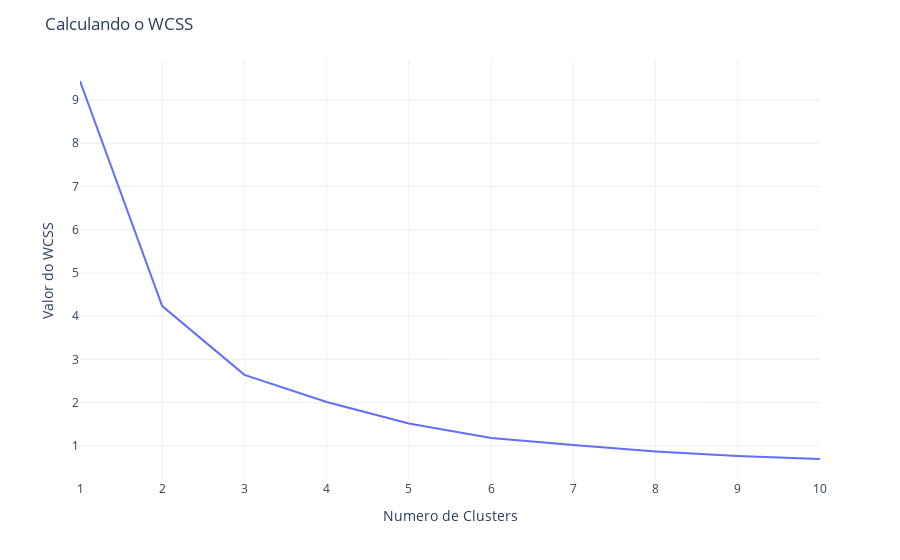

The notebook cell saved with this chart:
### Code cell
grafico_wcss = px.line(x = range(1,11), y=wcss_clientes)
fig = go.Figure(grafico_wcss)
fig.update_layout(title='Calculando o WCSS', xaxis_title='Numero de Clusters', 
                  yaxis_title='Valor do WCSS', template = 'plotly_white')

### Figure 1 — Plotly figure (JSON) as saved in the notebook; plotly's stock layout.template omitted (floating-point values rounded to 4 significant figures)
{"data": [{"hovertemplate": "x=%{x}<br>y=%{y}<extra></extra>", "legendgroup": "", "line": {"color": "#636efa", "dash": "solid"}, "marker": {"symbol": "circle"}, "mode": "lines", "name": "", "orientation": "v", "showlegend": false, "type": "scatter", "x": [1, 2, 3, 4, 5, 6, 7, 8, 9, 10], "xaxis": "x", "y": [9.441, 4.234, 2.641, 2.012, 1.514, 1.18, 1.016, 0.87, 0.7613, 0.6944], "yaxis": "y"}], "layout": {"legend": {"tracegroupgap": 0}, "margin": {"t": 60}, "title": {"text": "Calculando o WCSS"}, "xaxis": {"anchor": "y", "domain": [0, 1], "title": {"text": "Numero de Clusters"}}, "yaxis": {"anchor": "x", "domain": [0, 1], "title": {"text": "Valor do WCSS"}}}}
